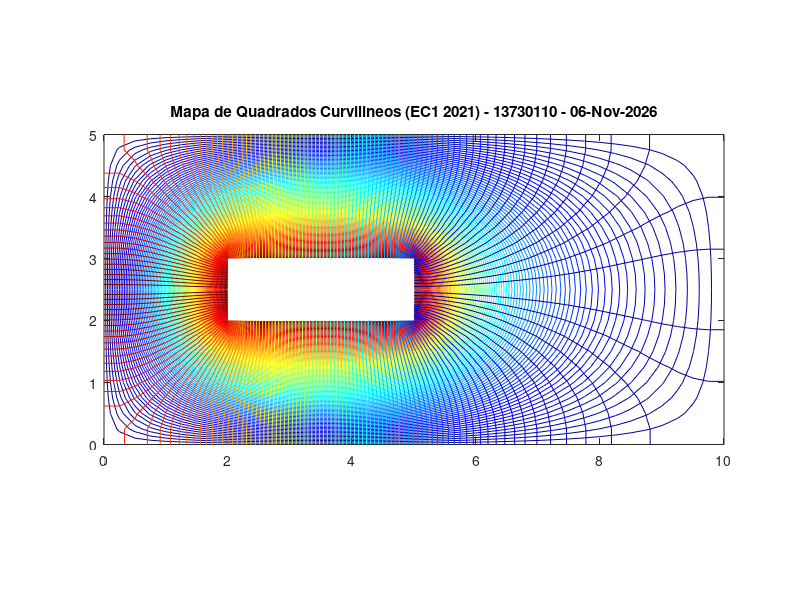

Reproduce this figure in MATLAB.
%%%====================================================================================
%%%       
%%%         PTC3213 - EC1 - 2023 - DIFERENCAS FINITAS
%%%            13730110 Crislara Santos Santana
%%%            14541820 Matheus Marcusso Fontenla
%%%
%%%====================================================================================
  
  clear;
  clf;

  warning ("off");
  warning ("on");
  clc;

%%%====================================================================================
%%%  				        Dados de entrada
%%%====================================================================================

  NUSP=13730110;
  L=1;
  a = 10;
  b =  5;
  c = 3;
  d = b-4;
  g = 2;
  h =(b-d)/2;
  epsr = 2;
  sigma = 2.5;  % S/m
  sigma_dual = 3; % S/m
  eps0= 8.85418E-18 ;  % F/m
  Vmin =  0;     % Volts
  Vmax=   100;   % Volts


%%%====================================================================================
%%%                   Definicao do dominio
%%%====================================================================================

  dx=0.25;
  start=start_Dual= 50;
  iter=0;
  dy=dx;
  lx=a; %comprimento
  ly=b; %altura
  Nx=round(lx/dx)+1;    %num de colunas
  Ny=round(ly/dx)+1;  %num de linhas
  ring1= [0 0; lx 0; lx ly; 0 ly; 0 0];
  ring2=[g h; g h+d; g+c h+d; g+c h; g h];
  polyg={ring1,ring2};
  verts=polygonVertices(polyg);   %função que retorna os vértices do polígono
  xgv=((1:Nx)-1)*dx;  %Nós espaçados de dx
  ygv=((1:Ny)-1)*dx;
  [x,y]=meshgrid(xgv,ygv); %Função que retorna uma grade 2D
  verts1=polygonVertices(ring1);
  verts2=polygonVertices(ring2);
  xv1=verts1(:,1);
  yv1=verts1(:,2);
  xv2=verts2(:,1);
  yv2=verts2(:,2);
  [in1,on1]=inpolygon(x,y,xv1,yv1); %Boleano que retorna True se o ponto pertence ao polígono ou seu interior.
  [in2,on2]=inpolygon(x,y,xv2,yv2);


%%%====================================================================================
%%%                  Atribui Condicoes de contorno
%%%====================================================================================

  r=find(in1&~in2|on2); % tudo
  p=find(in1&~on1&~in2); %so  nos internos
  q=find(on1|on2); %so fronteira
  iVmax=find(on2);
  iFuro=find(in2&!on2);
  Phi_prev=zeros(size(x));
  Phi_new=zeros(size(x));
  Phi_new(iVmax)= Vmax;
  Phi_new(iFuro)= NaN;
  Phi_new(p)= start;



%%% Contador de iteracoes
  iter=0;

%%%====================================================================================
%%%           Erro maximo entre Phi_new e Phi_prev
%%%====================================================================================

  erro=max(max(abs(Phi_new-Phi_prev)));

%%%====================================================================================
%%%             Laco iterativo - Metodo das Diferencas Finitas
%%%====================================================================================

while(erro > 1e-4 && iter < 1e4)% Executa ate convergir ou atingir o maximo de iteracoes
    iter=iter+1; % Incrementa iteracao
%%%   Atualiza o potencial dos nos internos pela media dos 4 vizinhos - Eq. Laplace - M.D.F.
    for k=1:size(p,1);
        [i,j]=ind2sub(size(x),p(k));
            Phi_new(i,j)=(Phi_new(i-1,j)+Phi_new(i+1,j)+Phi_new(i,j-1)+Phi_new(i,j+1))/4;
    end
%%%% Calcula maximo erro entre Phi_atual e Phi_prev de todo o dominio
    erro=max(max(abs(Phi_new-Phi_prev)));
    eps(iter)=erro;
%%%%    Atualiza a matriz de potenciais
    Phi_prev=Phi_new;

end
niter1=iter;
if (niter1 == 1e4 && erro > 1e-4)
disp([' Numero maximo de iteracoes atingido sem convergencia :', num2stg(niter1), '  iteracoes \? Erro: \n', num2str(erro), 'Os resultados podem nao ter significado!\n']);
end

%%%====================================================================================
%%%                               Problema Dual
%%%====================================================================================


%%%====================================================================================
%%%                            Atribui Condicoes de Contorno
%%%====================================================================================

  iyDual=find( (y(:,:) < ly/1.999) & (y(:,:) > ly/2.001) );
  iVmaxdual=find( (x(iyDual) > (-0.01)) & (x(iyDual) < (1.0001*g)));
  i0=find( (x(iyDual)> (0.9999*(g+c))) & (x(iyDual)< (1.0001*lx)) );
  xfe=find(  x(iVmax)< 1.0001*min(x(iVmax)) ); xfd=find(  x(iVmax)> 0.9999*max(x(iVmax)) );
  yfa=find(  y(iVmax)> 0.9999*max(y(iVmax)) ); yfb=find(  y(iVmax)< 1.0001*min(y(iVmax)) );
  tol=1e-4;
  for k=1:size(iVmax,1);
      if ( abs( x(iVmax(k))-min(x(iVmax)) )< tol && abs( y(iVmax(k))-min(y(iVmax)) )< tol)
               [ieb,jeb]=ind2sub(size(x), iVmax(k));
       elseif (abs( x(iVmax(k))-min(x(iVmax)) )< tol && abs( y(iVmax(k))-max(y(iVmax)) )< tol)
              [iea,jea]=ind2sub(size(x), iVmax(k));
       elseif ( abs( x(iVmax(k))-max(x(iVmax)) )< tol && abs( y(iVmax(k))-min(y(iVmax)) )< tol)
               [idb,jdb]=ind2sub(size(x), iVmax(k));
       elseif (abs( x(iVmax(k))-max(x(iVmax)) )< tol && abs( y(iVmax(k))-max(y(iVmax)) )< tol)
              [ida,jda]=ind2sub(size(x), iVmax(k));
      end
   end

  Dual_prev=zeros(size(x));
  Dual_new=Dual_prev;
  Dual_new(r)= -1;
  Dual_new(iFuro)= NaN;
  Dual_new(iyDual(iVmaxdual))=Vmax;
  Dual_new(iyDual(i0))=Vmin;
  p2=find(Dual_new(p) < 0);
  Dual_new(r)= start_Dual;
  Dual_new(iFuro)= NaN;
  Dual_new(iyDual(iVmaxdual))=Vmax;
  Dual_new(iyDual(i0))=Vmin;


%%% Contador de iteracoes - dual

  iter2=0;

%%%====================================================================================
%%%         Erro maximo entre Phi_new e Phi_prev (Dual)
%%%====================================================================================

  erro2=max(max(abs(Dual_new-Dual_prev)));

%%%====================================================================================
%%%       Laco iterativo (Problema Dual) - MDF
%%%====================================================================================

while(erro2 > 1e-3 && iter2 < 1e4)% Executa ate convergir ou atingir o maximo de iteracoes
    iter2=iter2+1; % Incrementa iteracao

%%%====================================================================================
%%%   		Atualiza o potencial das fronteiras
%%%====================================================================================
    Dual_new(1,:)=Dual_prev(2,:);
    Dual_new(Ny,:)=Dual_prev(Ny-1,:);
    Dual_new(:,1)=Dual_prev(:,2);
    Dual_new(2:Ny-1,Nx)=Dual_prev(2:Ny-1,Nx-1);
    for k=2:size(xfe,1)-1
        [ie,je]=ind2sub(size(Dual_new), iVmax(xfe(k)));
        Dual_new(ie,je)=Dual_new(ie,je-1);
    end
    for k=2:size(xfd,1)-1
        [id,jd]=ind2sub(size(Dual_new), iVmax(xfd(k)));
        Dual_new(id,jd)=Dual_new(id,jd+1);
    end
    for k=2:size(yfb,1)-1
        [ib,jb]=ind2sub(size(Dual_new), iVmax(yfb(k)));
        Dual_new(ib,jb)=Dual_new(ib-1,jb);
    end
    for k=2:size(yfa,1)-1
        [ia,ja]=ind2sub(size(Dual_new), iVmax(yfa(k)));
        Dual_new(ia,ja)=Dual_new(ia+1,ja);
    end
    Dual_new(iyDual(iVmaxdual))=Vmax;
    Dual_new(iyDual(i0))=Vmin;

%%%=========================================================================================
%%%  Atualiza o potencial dos nos internos pela media dos 4 vizinhos - Eq. Laplace - M.D.F.
%%%=========================================================================================

    for k=1:size(p2,1);
        [i,j]=ind2sub(size(x),p(p2(k)));
        Dual_new(i,j)=(Dual_new(i-1,j)+Dual_new(i+1,j)+Dual_new(i,j-1)+Dual_new(i,j+1))/4;
    end

%%%====================================================================================
%%%                       Cantos
%%%====================================================================================

    Dual_new(ieb,jeb)=(Dual_new(ieb-1,jeb)+Dual_new(ieb+1,jeb)+Dual_new(ieb,jeb-1)+Dual_new(ieb,jeb+1))/4;
    Dual_new(iea,jea)=(Dual_new(iea-1,jea)+Dual_new(iea+1,jea)+Dual_new(iea,jea-1)+Dual_new(iea,jea+1))/4;
    Dual_new(idb,jdb)=(Dual_new(idb-1,jdb)+Dual_new(idb+1,jdb)+Dual_new(idb,jdb-1)+Dual_new(idb,jdb+1))/4;
    Dual_new(ida,jda)=(Dual_new(ida-1,jda)+Dual_new(ida+1,jda)+Dual_new(ida,jda-1)+Dual_new(ida,jda+1))/4;

%%%====================================================================================
%%%         Calcula maximo erro entre Phi_atual e Phi_prev de todo o dominio
%%%====================================================================================
    erro2=max(max(abs(Dual_new-Dual_prev)));
    eps2(iter2)=erro2;


%%% Atualiza a matriz de potenciais
    Dual_prev=Dual_new;
end
niter2=iter2;
if (niter2 == 1e4 && erro2 > 1e-3)
	disp([' Numero maximo de iteracoes atingido sem convergencia :', num2stg(niter2), '  iteracoes \? Erro: \n', num2str(erro2), 'Interprete este resultado com ressalvas!\n']);
end


%%%====================================================================================
%%%               		DADOS DE SAIDA
%%%====================================================================================

  Somat=sum(Phi_new(2,:))+sum(Phi_new(Ny-1,:))+sum(Phi_new(:,2))+sum(Phi_new(:,Nx-1));

%%%====================================================================================
%%%               		  CORRENTE TOTAL (A)
%%%====================================================================================

	I=  sigma*Somat*L;


%%%====================================================================================
%%%                  		 RESISTENCIA em ohms
%%%====================================================================================

	R=  Somat/I;

%%%====================================================================================
%%%                  		  CAPACITANCIA em pF
%%%====================================================================================

	Cap=  ((eps0*epsr) / (sigma*R))/(10^-12);

%%%====================================================================================
%%%               		 RESISTENCIA DUAL em ohms
%%%====================================================================================

 	Rdual=  1/(R*sigma*sigma_dual*L^2);

%%%====================================================================================
%%%                   		  VETOR DESLOCAMENTO
%%%====================================================================================

	Dn=[Phi_new(2,1:Nx-1),Phi_new(1:Ny-1,Nx-1)',Phi_new(Ny-1,1:Nx-1),Phi_new(1:Ny-1,2)']*epsr*eps0/dx*100;

%%%====================================================================================
%%%        Densidade de carga minima em nC/m^2
%%%====================================================================================

	Rho_s_min= min(min(abs(Dn)));

%%%====================================================================================
%%%                      Numero de tubos de corrente
%%%====================================================================================
	nsnp = (sigma*R*L);
 	ntubos=10/nsnp;  %% CORRIGIDO

%%%====================================================================================
%%%              IMPRESSAO DE RESULTADOS NO TERMINAL
%%%          R e Rdual em ohms     Cap em pF    Rho_s  em nC/m^2
%%%====================================================================================

  fprintf('\n\n nUSP: %d\n R = %g ohms\n C = %g pF\n Rho_s_min = %g nC/m^2\n Rdual = %g ohms\n Tubos: %g\n', NUSP, R, Cap, Rho_s_min,Rdual,floor(ntubos) );
  FIG=figure (1);


%%%====================================================================================
%%%           TRACADO DE EQUIPOTENCIAIS
%%%====================================================================================

  V=0:10:Vmax;
  colormap cool;
  [C,H]=contour(x,y,Phi_new,Vmax);
  clabel(C,V);
  axis('equal');
  hold on

%%%====================================================================================
%%%   EQUIPOTENCIAIS PROBLEMA DUAL (para tracado dos quadrados curvilineos)
%%%====================================================================================

  deltaV= 10;
  V=0:deltaV:Vmax;
  colormap jet;
  contour(x,y,Dual_new,Vmax);
  axis('equal');
  strusp=sprintf('%d',NUSP);
  titulo=['Mapa de Quadrados Curvilineos (EC1 2021) - ', strusp, ' - ', date()];
  title(titulo);
  hold off

%%%====================================================================================
%%%      ARQUIVO DE SAIDA COM O MAPA DOS QUADRADOS CURVILINEOS
%%% (Grava na pasta exibida no Navegador de Arq. da interface grafica do Octave)
%%%====================================================================================

  arq=['EC1_2021_QC_',strusp,'.png'];
  print(FIG,arq);

%%%====================================================================================
%%%                               FIM
%%%====================================================================================
